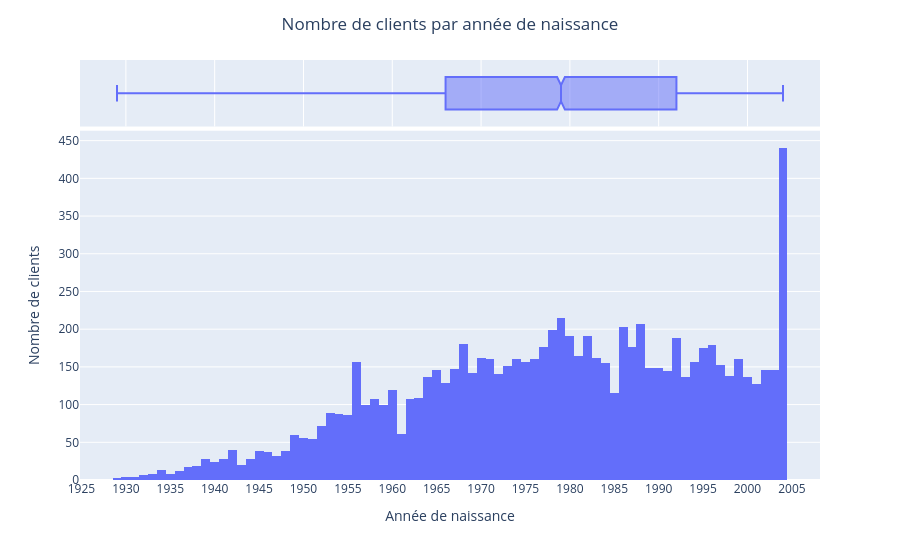

Write notebook code for a chart like this one.
### Code cell
fig = px.histogram(df_customers, x="birth", labels={"birth":"Année de naissance"}, marginal="box")
fig.update_layout(xaxis_dtick=5, yaxis_title="Nombre de clients", title="Nombre de clients par année de naissance", title_x=0.5)
fig.show()

### Figure 1 — Plotly figure (JSON) as saved in the notebook; plotly's stock layout.template omitted (floating-point values rounded to 4 significant figures; data arrays with more than 128 entries replaced by an {"elided": "..."} marker saying what was removed)
{"data": [{"bingroup": "x", "hovertemplate": "Année de naissance=%{x}<br>count=%{y}<extra></extra>", "legendgroup": "", "marker": {"color": "#636efa", "pattern": {"shape": ""}}, "name": "", "orientation": "v", "showlegend": false, "type": "histogram", "x": {"elided": "8621 int values"}, "xaxis": "x", "yaxis": "y"}, {"hovertemplate": "Année de naissance=%{x}<extra></extra>", "legendgroup": "", "marker": {"color": "#636efa"}, "name": "", "notched": true, "showlegend": false, "type": "box", "x": {"elided": "8621 int values"}, "xaxis": "x2", "yaxis": "y2"}], "layout": {"barmode": "relative", "legend": {"tracegroupgap": 0}, "margin": {"t": 60}, "title": {"text": "Nombre de clients par année de naissance", "x": 0.5}, "xaxis": {"anchor": "y", "domain": [0, 1], "dtick": 5, "title": {"text": "Année de naissance"}}, "xaxis2": {"anchor": "y2", "domain": [0, 1], "matches": "x", "showgrid": true, "showticklabels": false}, "yaxis": {"anchor": "x", "domain": [0, 0.8316], "title": {"text": "Nombre de clients"}}, "yaxis2": {"anchor": "x2", "domain": [0.8416, 1], "matches": "y2", "showgrid": false, "showline": false, "showticklabels": false, "ticks": ""}}}
